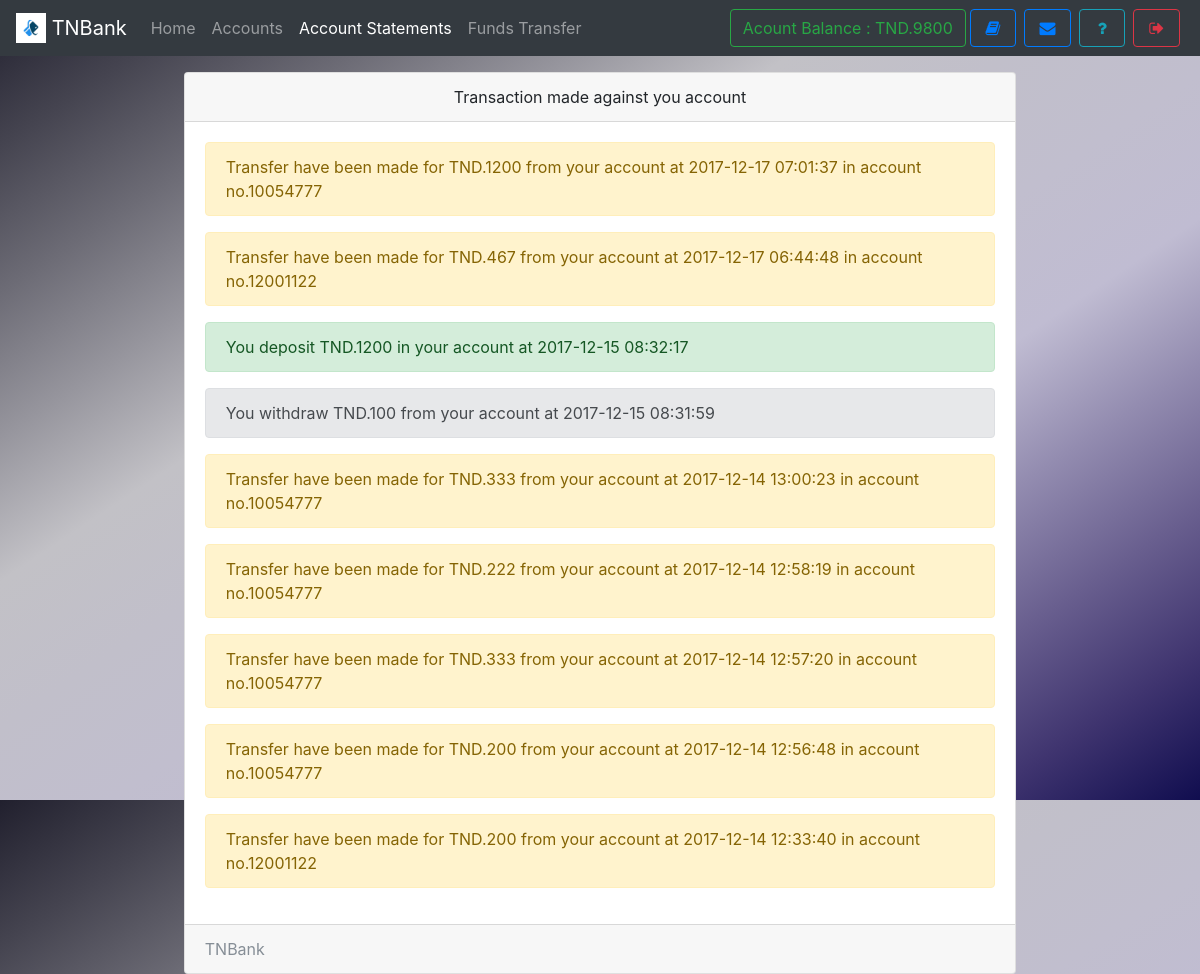
The page /statements.php (signed in) on the database its author committed.
### tables this page shows
CREATE TABLE `useraccounts` (
  `id` int(11) NOT NULL,
  `email` text NOT NULL,
  `password` text NOT NULL,
  `name` varchar(111) NOT NULL,
  `balance` varchar(111) NOT NULL,
  `cnic` varchar(111) NOT NULL,
  `number` varchar(111) NOT NULL,
  `city` varchar(111) NOT NULL,
  `address` varchar(111) NOT NULL,
  `source` varchar(111) NOT NULL,
  `accountNo` varchar(111) NOT NULL,
  `branch` varchar(111) NOT NULL,
  `accountType` varchar(111) NOT NULL,
  `date` timestamp NOT NULL DEFAULT CURRENT_TIMESTAMP
);

CREATE TABLE `transaction` (
  `transactionId` int(11) NOT NULL,
  `action` varchar(111) NOT NULL,
  `credit` varchar(111) NOT NULL,
  `debit` varchar(111) NOT NULL,
  `balance` varchar(111) NOT NULL,
  `beneId` varchar(111) NOT NULL,
  `other` varchar(111) NOT NULL,
  `userId` int(11) NOT NULL,
  `date` timestamp NOT NULL DEFAULT CURRENT_TIMESTAMP
);

### assets/db.php (called while the page is built, shortened)
<?php
    $con = new mysqli('localhost','root','','mybank');
    $ar = $con->query("select * from userAccounts,branch where id = '$_SESSION[userId]' AND userAccounts.branch = branch.branchId");
    $userData = $ar->fetch_assoc();
?>

### statements.php (the view, shortened to what this page needs)
<!DOCTYPE html>
<html>
<head>
  <?php require 'assets/autoloader.php'; ?>
  <?php require 'assets/db.php'; ?>
  <?php require 'assets/function.php'; ?>
</head>
<body>
  <nav class="navbar navbar-expand-lg navbar-dark bg-dark fixed-top">
    <a class="navbar-brand" href="#">
      <img src="images/logo.png" width="30" height="30" class="d-inline-block align-top" alt="">
      <?php echo bankName; ?>
    </a>
    <div class="collapse navbar-collapse" id="navbarSupportedContent">
      <ul class="navbar-nav mr-auto">
        <li class="nav-item ">
          <a class="nav-link " href="index.php">Home <span class="sr-only">(current)</span></a>
        </li>
        <li class="nav-item "> <a class="nav-link" href="accounts.php">Accounts</a></li>
        <li class="nav-item active"> <a class="nav-link" href="statements.php">Account Statements</a></li>
        <li class="nav-item "> <a class="nav-link" href="transfer.php">Funds Transfer</a></li>
      </ul>
      <?php include 'sideButton.php'; ?>
    </div>
  </nav><br><br><br>
  <div class="container">
    <div class="card  w-75 mx-auto">
      <div class="card-header text-center">
        Transaction made against you account
      </div>
      <div class="card-body">
        <?php
        $array = $con->query("select * from transaction where userId = '$userData[id]' order by date desc");
        if ($array->num_rows > 0) {
          while ($row = $array->fetch_assoc()) {
            if ($row['action'] == 'withdraw') {
              echo "<div class='alert alert-secondary'>You withdraw TND.$row[debit] from your account at $row[date]</div>";
            }
            if ($row['action'] == 'deposit') {
              echo "<div class='alert alert-success'>You deposit TND.$row[credit] in your account at $row[date]</div>";
            }
            if ($row['action'] == 'transfer') {
              echo "<div class='alert alert-warning'>Transfer have been made for  TND.$row[debit] from your account at $row[date] in  account no.$row[other]</div>";
            }
          }
        }
        ?>
      </div>
      <div class="card-footer text-muted">
        <?php echo bankName ?>
      </div>
    </div>
  </div>
</body>
</html>

### assets/autoloader.php (shortened to what this page needs)
<link rel="stylesheet" type="text/css" href="css/bootstrap.min.css">
<link rel="stylesheet" type="text/css" href="css/custom.css">
<link rel="stylesheet" type="text/css" href="font-awesome/css/font-awesome.min.css">

### sideButton.php
<form class="form-inline my-2 my-lg-0">
        <a href="" class="btn btn-outline-success" data-toggle="tooltip" title="Your current Account Balance">Acount Balance : TND.<?php echo $userData['balance']; ?></a>
        <a href="accounts.php" data-toggle="tooltip" title="Account Summary" class="btn btn-outline-primary mx-1" ><i class="fa fa-book fa-fw"></i></a>
        <a href="notice.php" data-toggle="tooltip" title="View Notice" class="btn btn-outline-primary mx-1" ><i class="fa fa-envelope fa-fw"></i></a>
        <a href="feedback.php" data-toggle="tooltip" title="Help?" class="btn btn-outline-info mx-1" ><i class="fa fa-question fa-fw"></i></a>
        <a href="logout.php" data-toggle="tooltip" title="Logout" class="btn btn-outline-danger mx-1" ><i class="fa fa-sign-out fa-fw"></i></a>
</form>

### statements.php (style rules this page uses)
body { height: 100vh; background-image: linear-gradient(to right bottom, #21202e, #454450, #6c6b75, #96959d, #c2c1c6, #c1bfca, #c1bece, #c0bcd2, #938cb0, #695f8f, #3f346f, #100d4f); }

### rows shown on the page
useraccounts: balance "9800"
transaction: debit "1200", date "2017-12-17 07:01:37", other "10054777"
transaction: debit "467", date "2017-12-17 06:44:48", other "12001122"
transaction: credit "1200", date "2017-12-15 08:32:17"
transaction: debit "100", date "2017-12-15 08:31:59"
transaction: debit "333", date "2017-12-14 13:00:23", other "10054777"
transaction: debit "222", date "2017-12-14 12:58:19", other "10054777"
transaction: debit "333", date "2017-12-14 12:57:20", other "10054777"
transaction: debit "200", date "2017-12-14 12:56:48", other "10054777"
transaction: debit "200", date "2017-12-14 12:33:40", other "12001122"

### other values the page prints
bankName "TNBank"
